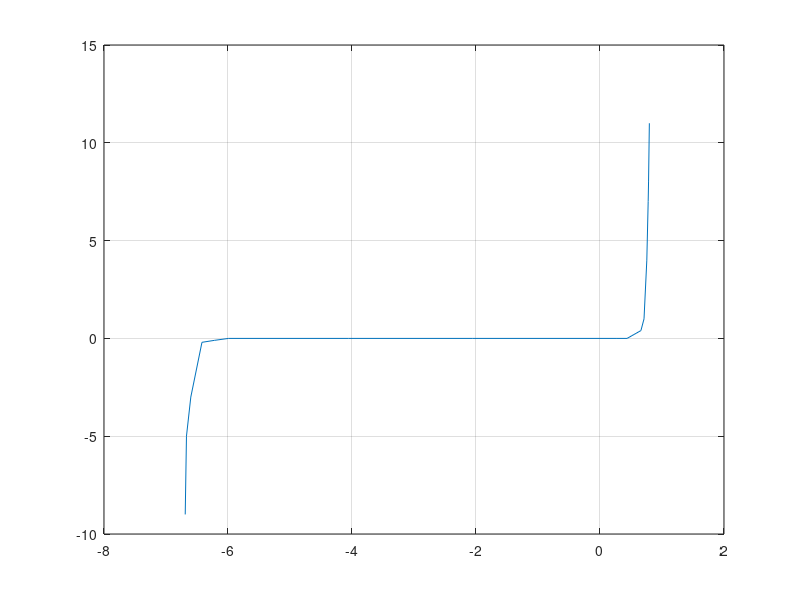

This chart was generated by the following MATLAB code:

clear all;

x = [-6.69 -6.67 -6.6  -6.42 -6.22 -5.99 -4.06 -2.06 .273 .437 .66 .71 .755 .777 .783 .796];
y = [-9 -5 -3 -0.2 -.1 0 0 0 0 0  0.4 1 4 7 8 11];
plot(x,y,'-');

grid on
